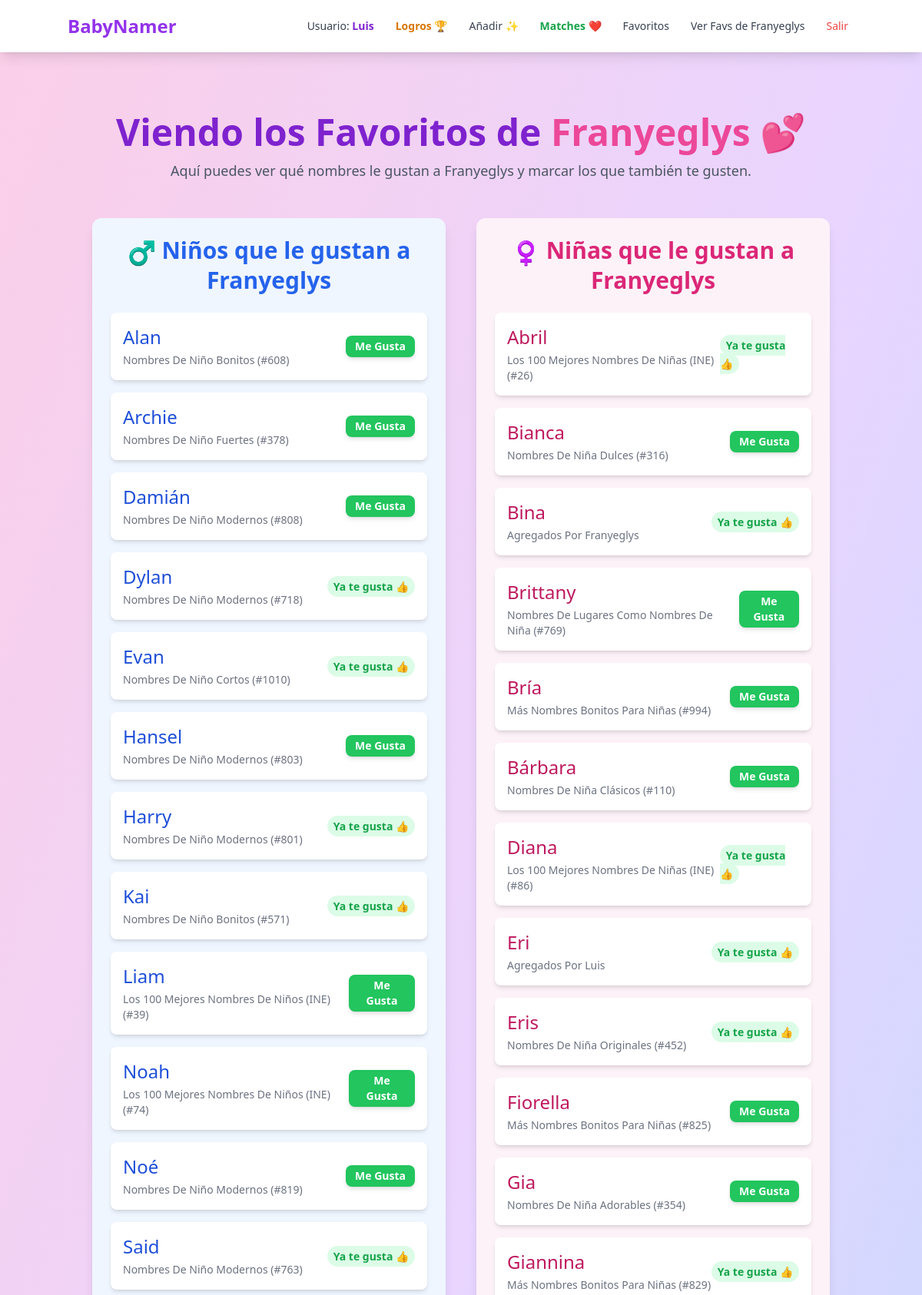
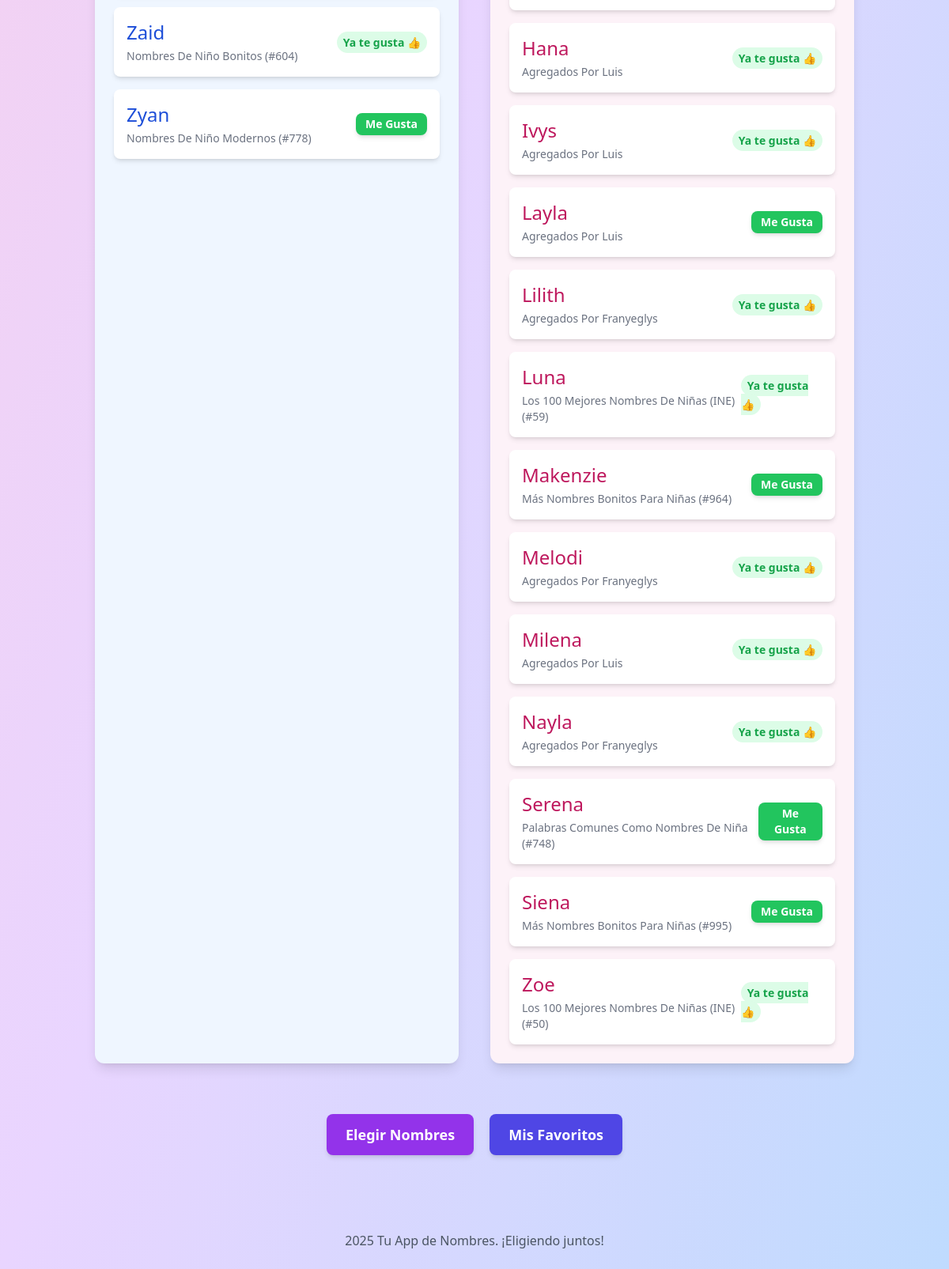
The page /view_favorites/franyeglys (signed in) on the database its author committed (2 pictures, top to bottom).
### models.py (models this page shows, shortened)
class User(db.Model):
    id = db.Column(db.Integer, primary_key=True)
    username = db.Column(db.String(80), unique=True, nullable=False)
    favorites = db.relationship(
        'Name',
        secondary=favorite_table,
        backref=db.backref('favorited_by_users', lazy='dynamic') # Cambiado nombre de backref para claridad
    )
    passed_names_rel = db.relationship(
        'Name',
        secondary=passed_name_table,
        backref=db.backref('passed_by_users', lazy='dynamic') # Cambiado nombre de backref para claridad
    )

class Name(db.Model):
    id = db.Column(db.Integer, primary_key=True)
    name_text = db.Column(db.String(100), nullable=False)
    gender = db.Column(db.String(10), nullable=False)
    category = db.Column(db.String(100), nullable=False)
    ranking = db.Column(db.Integer, nullable=True)

### app.py (the view)
@app.route('/view_favorites/<string:username_to_view>')
def view_other_favorites(username_to_view):
    current_user = get_current_user() # El que está viendo la página
    other_user = User.query.filter(func.lower(User.username) == func.lower(username_to_view)).first()
    if not other_user:
        flash(f"Usuario '{username_to_view}' no encontrado.", "error")
        return redirect(url_for('index'))
    if current_user and current_user.id == other_user.id:
        return redirect(url_for('favorites'))
    other_user_all_favs = other_user.favorites
    unique_other_favs_by_text = {}
    for name_obj in other_user_all_favs:
        if name_obj.name_text not in unique_other_favs_by_text:
            unique_other_favs_by_text[name_obj.name_text] = name_obj
    final_other_favs_list = sorted(list(unique_other_favs_by_text.values()), key=lambda x: x.name_text)
    other_user_boy_names = [name for name in final_other_favs_list if name.gender == 'niño']
    other_user_girl_names = [name for name in final_other_favs_list if name.gender == 'niña']
    current_user_fav_ids = set()
    if current_user:
        current_user_fav_ids = {name.id for name in current_user.favorites}
    return render_template('view_other_favorites.html',
                           current_user=current_user,
                           other_user=other_user,
                           other_user_boy_names=other_user_boy_names,
                           other_user_girl_names=other_user_girl_names,
                           current_user_fav_ids=current_user_fav_ids)

### app.py (called while the page is built)
def get_current_user():
    if 'user_id' in session:
        return User.query.get(session['user_id'])
    return None

### templates/view_other_favorites.html (shortened to what this page needs)
{% extends "layout.html" %}
{% block content %}
<div class="container mx-auto px-2 sm:px-4 py-6 sm:py-8">
    <div class="text-center mb-8 md:mb-12">
        <h1 class="text-3xl sm:text-4xl md:text-5xl font-bold text-purple-700">
            Viendo los Favoritos de <span class="text-pink-500">{{ other_user.username | capitalize }}</span> 💕
        </h1>
        {% if current_user %}
        <p class="text-base sm:text-lg text-gray-600 mt-2 sm:mt-3">
            Aquí puedes ver qué nombres le gustan a {{ other_user.username | capitalize }} y marcar los que también te gusten.
        </p>
        {% endif %}
    </div>
    <div class="grid grid-cols-1 md:grid-cols-2 gap-6 md:gap-10">
        <div class="bg-blue-50 p-4 sm:p-6 rounded-xl shadow-lg">
            <h2 class="text-2xl sm:text-3xl font-semibold text-blue-600 mb-4 sm:mb-6 text-center">
                <span class="align-middle text-2xl sm:text-3xl">♂️</span> Niños que le gustan a {{ other_user.username | capitalize }}
            </h2>
            {% if other_user_boy_names %}
                <ul class="space-y-3 sm:space-y-4">
                    {% for name in other_user_boy_names %}
                    <li data-id="{{ name.id }}" class="bg-white p-3 sm:p-4 rounded-lg shadow-md flex justify-between items-center">
                        <div>
                            <span class="text-xl sm:text-2xl font-medium text-blue-700">{{ name.name_text }}</span>
                            <p class="text-xs sm:text-sm text-gray-500 capitalize mt-1">{{ name.category }} {% if name.ranking %}(#{{ name.ranking }}){% endif %}</p>
                        </div>
                        <div>
                            {% if current_user %}
                                {% if name.id in current_user_fav_ids %}
                                    <span class="text-sm font-semibold text-green-600 py-1 px-2 rounded-full bg-green-100">Ya te gusta 👍</span>
                                {% else %}
                                    <form method="POST" action="{{ url_for('like_name_from_other_favs', name_id=name.id, other_username=other_user.username) }}">
                                        <button type="submit"
                                                class="bg-green-500 hover:bg-green-600 text-white text-sm font-semibold py-1 px-3 rounded-lg shadow-md transition-colors">
                                            Me Gusta
                                        </button>
                                    </form>
                                {% endif %}
                            {% endif %}
                        </div>
                    </li>
                    {% endfor %}
                </ul>
            {% else %}
                <div class="text-center py-8 sm:py-10">
                    <p class="text-lg sm:text-xl text-gray-500">😢 {{ other_user.username | capitalize }} aún no tiene nombres de niño favoritos.</p>
                </div>
            {% endif %}
        </div>
        <div class="bg-pink-50 p-4 sm:p-6 rounded-xl shadow-lg">
            <h2 class="text-2xl sm:text-3xl font-semibold text-pink-600 mb-4 sm:mb-6 text-center">
                <span class="align-middle text-2xl sm:text-3xl">♀️</span> Niñas que le gustan a {{ other_user.username | capitalize }}
            </h2>
            {% if other_user_girl_names %}
                <ul class="space-y-3 sm:space-y-4">
                    {% for name in other_user_girl_names %}
                    <li data-id="{{ name.id }}" class="bg-white p-3 sm:p-4 rounded-lg shadow-md flex justify-between items-center">
                        <div>
                            <span class="text-xl sm:text-2xl font-medium text-pink-700">{{ name.name_text }}</span>
                            <p class="text-xs sm:text-sm text-gray-500 capitalize mt-1">{{ name.category }} {% if name.ranking %}(#{{ name.ranking }}){% endif %}</p>
                        </div>
                        <div>
                             {% if current_user %}
                                {% if name.id in current_user_fav_ids %}
                                    <span class="text-sm font-semibold text-green-600 py-1 px-2 rounded-full bg-green-100">Ya te gusta 👍</span>
                                {% else %}
                                    <form method="POST" action="{{ url_for('like_name_from_other_favs', name_id=name.id, other_username=other_user.username) }}">
                                        <button type="submit"
                                                class="bg-green-500 hover:bg-green-600 text-white text-sm font-semibold py-1 px-3 rounded-lg shadow-md transition-colors">
                                            Me Gusta
                                        </button>
                                    </form>
                                {% endif %}
                            {% endif %}
                        </div>
                    </li>
                    {% endfor %}
                </ul>
            {% else %}
                <div class="text-center py-8 sm:py-10">
                     <p class="text-lg sm:text-xl text-gray-500">😢 {{ other_user.username | capitalize }} aún no tiene nombres de niña favoritos.</p>
                </div>
            {% endif %}
        </div>
    </div>
    <div class="mt-12 md:mt-16 text-center space-x-4">
        <a href="{{ url_for('index') }}"
           class="inline-block bg-purple-600 hover:bg-purple-700 text-white font-bold py-3 px-6 rounded-lg shadow-md transition duration-300 text-base sm:text-lg">
            Elegir Nombres
        </a>
        {% if current_user %}
        <a href="{{ url_for('favorites') }}"
           class="inline-block bg-indigo-600 hover:bg-indigo-700 text-white font-bold py-3 px-6 rounded-lg shadow-md transition duration-300 text-base sm:text-lg">
            Mis Favoritos
        </a>
        {% endif %}
    </div>
</div>
{% endblock %}

### templates/layout.html (shortened to what this page needs)
<!DOCTYPE html>
<html lang="es">
<head>
    <link rel="stylesheet" href="{{ url_for('static', filename='css/style.css') }}">
</head>
<body class="bg-gradient-to-br from-pink-200 via-purple-200 to-blue-200 min-h-screen font-sans text-gray-800">
<nav class="bg-white shadow-lg p-4 mb-8" x-data="{ open: false }">
    <div class="container mx-auto flex justify-between items-center">
        <a href="{{ url_for('index') }}" class="text-2xl font-bold text-purple-600 hover:text-purple-800">BabyNamer</a>
        <div class="hidden md:flex md:items-center space-x-1 lg:space-x-3">
            {% if session.user_id %}
                <span class="text-gray-700 text-sm hidden lg:inline mr-2">Usuario: <strong class="text-purple-700">{{ session.username | capitalize }}</strong></span>
                <a href="{{ url_for('achievements_page_route') }}" class="nav-link-desktop text-amber-600 hover:text-amber-800 font-semibold">Logros 🏆</a>
                <a href="{{ url_for('add_custom_name') }}" class="nav-link-desktop">Añadir ✨</a>
                <a href="{{ url_for('matches_page') }}" class="nav-link-desktop text-green-600 hover:text-green-800 font-semibold">Matches ❤️</a>
                <a href="{{ url_for('favorites') }}" class="nav-link-desktop">Favoritos</a>
                {% if current_user and current_user.username == 'luis' %}
                    <a href="{{ url_for('view_other_favorites', username_to_view='franyeglys') }}" class="nav-link-desktop">Ver Favs de Franyeglys</a>
                {% elif current_user and current_user.username == 'franyeglys' %}
                    <a href="{{ url_for('view_other_favorites', username_to_view='luis') }}" class="nav-link-desktop">Ver Favs de Luis</a>
                {% endif %}
                <a href="{{ url_for('logout') }}" class="nav-link-desktop text-red-500 hover:text-red-700">Salir</a>
            {% endif %}
        </div>
    </div>
</nav>
<main class="container mx-auto p-4">
    {% block content %}{% endblock %}
</main>
<footer class="text-center text-gray-600 mt-12 pb-6">
    <p>2025 Tu App de Nombres. ¡Eligiendo juntos!</p>
</footer>
</body>
</html>

### rows shown on the page
User: username "Luis"
User: username "Franyeglys"
Name: name_text "Alan", category "Nombres De Niño Bonitos", ranking "608"
Name: name_text "Archie", category "Nombres De Niño Fuertes", ranking "378"
Name: name_text "Damián", category "Nombres De Niño Modernos", ranking "808"
Name: name_text "Dylan", category "Nombres De Niño Modernos", ranking "718", shows "Ya te gusta 👍"
Name: name_text "Evan", category "Nombres De Niño Cortos", ranking "1010", shows "Ya te gusta 👍"
Name: name_text "Hansel", category "Nombres De Niño Modernos", ranking "803"
Name: name_text "Harry", category "Nombres De Niño Modernos", ranking "801", shows "Ya te gusta 👍"
Name: name_text "Kai", category "Nombres De Niño Bonitos", ranking "571", shows "Ya te gusta 👍"
Name: name_text "Liam", category "Los 100 Mejores Nombres De Niños (INE)", ranking "39"
Name: name_text "Noah", category "Los 100 Mejores Nombres De Niños (INE)", ranking "74"
Name: name_text "Noé", category "Nombres De Niño Modernos", ranking "819"
Name: name_text "Said", category "Nombres De Niño Modernos", ranking "763", shows "Ya te gusta 👍"
Name: name_text "Zaid", category "Nombres De Niño Bonitos", ranking "604", shows "Ya te gusta 👍"
Name: name_text "Zyan", category "Nombres De Niño Modernos", ranking "778"
Name: name_text "Abril", category "Los 100 Mejores Nombres De Niñas (INE)", ranking "26", shows "Ya te gusta 👍"
Name: name_text "Bianca", category "Nombres De Niña Dulces", ranking "316"
Name: name_text "Bina", category "Agregados Por Franyeglys", shows "Ya te gusta 👍"
Name: name_text "Brittany", category "Nombres De Lugares Como Nombres De Niña", ranking "769"
Name: name_text "Bría", category "Más Nombres Bonitos Para Niñas", ranking "994"
Name: name_text "Bárbara", category "Nombres De Niña Clásicos", ranking "110"
Name: name_text "Diana", category "Los 100 Mejores Nombres De Niñas (INE)", ranking "86", shows "Ya te gusta 👍"
Name: name_text "Eri", category "Agregados Por Luis", shows "Ya te gusta 👍"
Name: name_text "Eris", category "Nombres De Niña Originales", ranking "452", shows "Ya te gusta 👍"
Name: name_text "Fiorella", category "Más Nombres Bonitos Para Niñas", ranking "825"
Name: name_text "Gia", category "Nombres De Niña Adorables", ranking "354"
Name: name_text "Giannina", category "Más Nombres Bonitos Para Niñas", ranking "829", shows "Ya te gusta 👍"
Name: name_text "Hana", category "Agregados Por Luis", shows "Ya te gusta 👍"
Name: name_text "Ivys", category "Agregados Por Luis", shows "Ya te gusta 👍"
Name: name_text "Layla", category "Agregados Por Luis"
Name: name_text "Lilith", category "Agregados Por Franyeglys", shows "Ya te gusta 👍"
Name: name_text "Luna", category "Los 100 Mejores Nombres De Niñas (INE)", ranking "59", shows "Ya te gusta 👍"
Name: name_text "Makenzie", category "Más Nombres Bonitos Para Niñas", ranking "964"
Name: name_text "Melodi", category "Agregados Por Franyeglys", shows "Ya te gusta 👍"
Name: name_text "Milena", category "Agregados Por Luis", shows "Ya te gusta 👍"
Name: name_text "Nayla", category "Agregados Por Franyeglys", shows "Ya te gusta 👍"
Name: name_text "Serena", category "Palabras Comunes Como Nombres De Niña", ranking "748"
Name: name_text "Siena", category "Más Nombres Bonitos Para Niñas", ranking "995"
Name: name_text "Zoe", category "Los 100 Mejores Nombres De Niñas (INE)", ranking "50", shows "Ya te gusta 👍"
